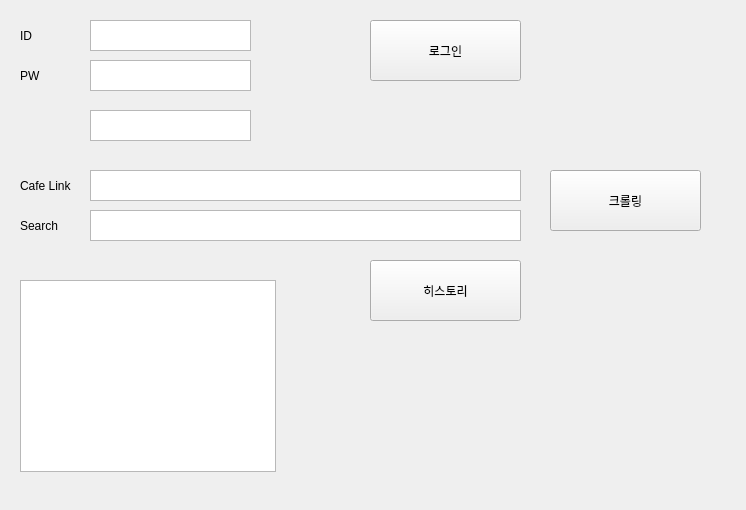
<?xml version="1.0" encoding="UTF-8"?>
<ui version="4.0">
 <class>Form</class>
 <widget class="QWidget" name="Form">
  <property name="geometry">
   <rect>
    <x>0</x>
    <y>0</y>
    <width>746</width>
    <height>510</height>
   </rect>
  </property>
  <property name="windowTitle">
   <string>Form</string>
  </property>
  <widget class="QPushButton" name="pushButton">
   <property name="geometry">
    <rect>
     <x>370</x>
     <y>20</y>
     <width>151</width>
     <height>61</height>
    </rect>
   </property>
   <property name="text">
    <string>로그인</string>
   </property>
  </widget>
  <widget class="QTextEdit" name="textEdit_ID">
   <property name="geometry">
    <rect>
     <x>90</x>
     <y>20</y>
     <width>161</width>
     <height>31</height>
    </rect>
   </property>
  </widget>
  <widget class="QTextEdit" name="textEdit_PW">
   <property name="geometry">
    <rect>
     <x>90</x>
     <y>60</y>
     <width>161</width>
     <height>31</height>
    </rect>
   </property>
  </widget>
  <widget class="QLabel" name="label">
   <property name="geometry">
    <rect>
     <x>20</x>
     <y>20</y>
     <width>21</width>
     <height>31</height>
    </rect>
   </property>
   <property name="text">
    <string>ID</string>
   </property>
  </widget>
  <widget class="QLabel" name="label_2">
   <property name="geometry">
    <rect>
     <x>20</x>
     <y>60</y>
     <width>21</width>
     <height>31</height>
    </rect>
   </property>
   <property name="text">
    <string>PW</string>
   </property>
  </widget>
  <widget class="QLabel" name="label_3">
   <property name="geometry">
    <rect>
     <x>20</x>
     <y>170</y>
     <width>71</width>
     <height>31</height>
    </rect>
   </property>
   <property name="text">
    <string>Cafe Link</string>
   </property>
  </widget>
  <widget class="QTextEdit" name="textEdit_PW_2">
   <property name="geometry">
    <rect>
     <x>90</x>
     <y>170</y>
     <width>431</width>
     <height>31</height>
    </rect>
   </property>
  </widget>
  <widget class="QTextEdit" name="textEdit_PW_3">
   <property name="geometry">
    <rect>
     <x>90</x>
     <y>210</y>
     <width>431</width>
     <height>31</height>
    </rect>
   </property>
  </widget>
  <widget class="QLabel" name="label_4">
   <property name="geometry">
    <rect>
     <x>20</x>
     <y>210</y>
     <width>71</width>
     <height>31</height>
    </rect>
   </property>
   <property name="text">
    <string>Search</string>
   </property>
  </widget>
  <widget class="QPushButton" name="pushButton_4">
   <property name="geometry">
    <rect>
     <x>550</x>
     <y>170</y>
     <width>151</width>
     <height>61</height>
    </rect>
   </property>
   <property name="text">
    <string>크롤링</string>
   </property>
  </widget>
  <widget class="QPushButton" name="pushButton_5">
   <property name="geometry">
    <rect>
     <x>370</x>
     <y>260</y>
     <width>151</width>
     <height>61</height>
    </rect>
   </property>
   <property name="text">
    <string>히스토리</string>
   </property>
  </widget>
  <widget class="QListView" name="listView">
   <property name="geometry">
    <rect>
     <x>20</x>
     <y>280</y>
     <width>256</width>
     <height>192</height>
    </rect>
   </property>
  </widget>
  <widget class="QTextEdit" name="textEdit_PW_4">
   <property name="geometry">
    <rect>
     <x>90</x>
     <y>110</y>
     <width>161</width>
     <height>31</height>
    </rect>
   </property>
  </widget>
 </widget>
 <resources/>
 <connections/>
</ui>
